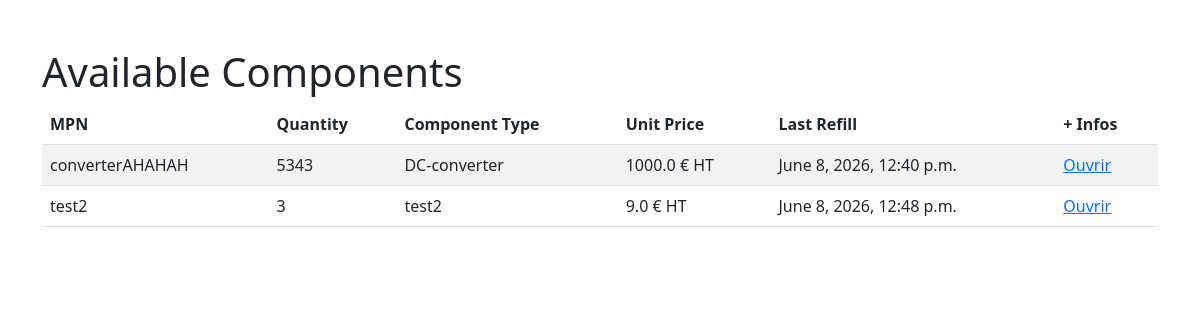
Page /component/ on the earlier database version.
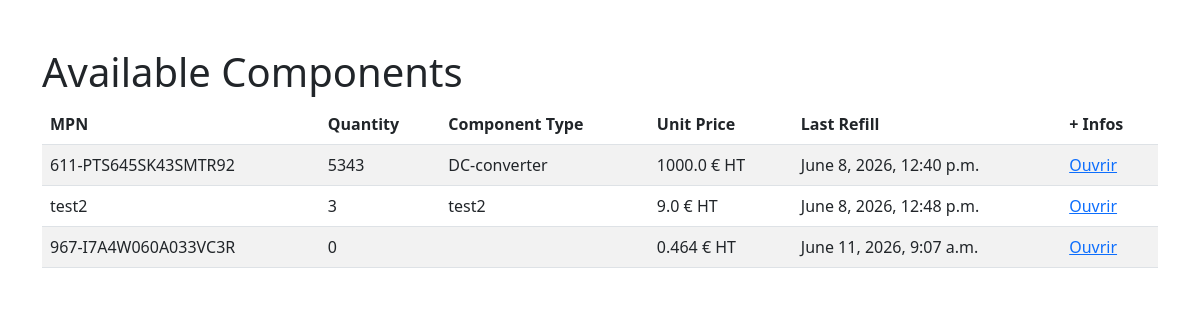
Same page on the later database version.
### rfid_reader_app/models.py (models this page shows)
class Component(models.Model):
    uid_rfid = models.CharField(max_length=100)
    mpn = models.CharField(max_length=100)
    quantity = models.IntegerField(default=0)
    datasheet_url= models.URLField(max_length=500, blank=True)
    component_type = models.CharField(max_length=100, blank = True)
    unit_price = models.FloatField(default=0.0)
    comment = models.CharField(max_length=400)
    created_at = models.DateTimeField(auto_now_add=True)
    manufacturer   = models.CharField(max_length=200, blank=True)
    description    = models.CharField(max_length=500, blank=True)
    supplier_pn    = models.CharField(max_length=100, blank=True)

### rfid_reader_app/views.py (the view)
# urls.py: path('component/', component_list, name='component_list'),
def component_list(request):
    components = Component.objects.all()
    return render(request, 'component_list.html', {'components': components})

### rfid_reader_app/templates/component_list.html (shortened to what this page needs)
<!DOCTYPE html>
<html>
<head>
    <link href="https://cdn.jsdelivr.net/npm/bootstrap@5.3.0/dist/css/bootstrap.min.css" rel="stylesheet">
</head>
<body>
    <div class="container mt-5">
        <h1>Available Components</h1>
        <table class="table table-striped">
            <thead>
                <tr>
                    <th>MPN</th>
                    <th>Quantity</th>
                    <th>Component Type</th>
                    <th>Unit Price</th>
                    <th>Last Refill</th>
                    <th> + Infos </th>
                </tr>
            </thead>
            <tbody>
                {% for component in components %}
                <tr>
                    <td>{{ component.mpn}}</td>
                    <td>{{ component.quantity }}</td>
                    <td>{{ component.component_type}}</td>
                    <td>{{ component.unit_price }} € HT</td>
                    <td>{{ component.created_at}}</td>
					<td>
						<a href="{% url 'component_detail' component.id %}" target="_blank">
							Ouvrir
						</a>
					</td>
                </tr>
                {% endfor %}
            </tbody>
        </table>
    </div>
</body>
</html>

Differences in the rows shown:
changed Component "DC-converter": mpn "converterAHAHAH" → "611-PTS645SK43SMTR92"
added Component: mpn "967-I7A4W060A033VC3R", quantity "0", unit_price "0.464", created_at "June 11, 2026, 9:07 a.m."
